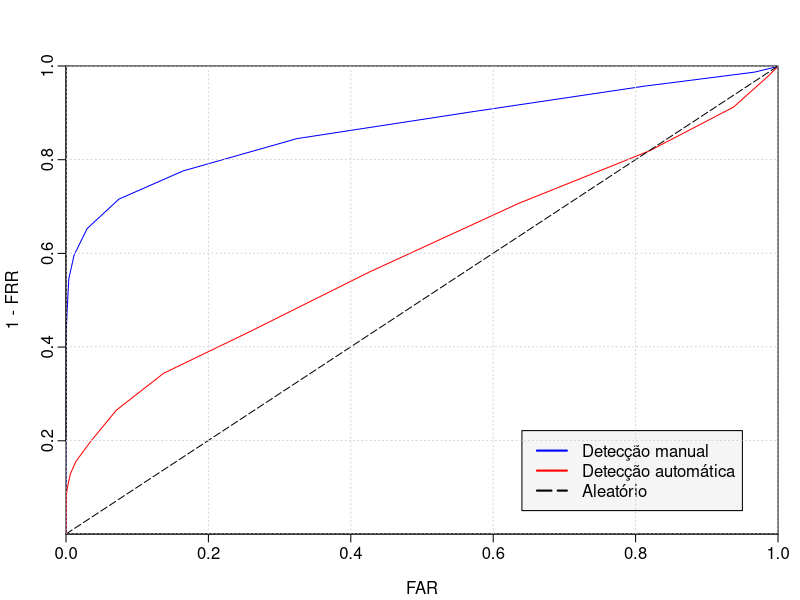

This chart was generated by the following R code:
#!/usr/bin/env Rscript
args = commandArgs(trailingOnly=TRUE)
far <- scan("true/far.txt")
frr <- scan("true/frr.txt")
pdf(file="roc.pdf")
par(mgp=c(2.2,0.45,0), tcl=-0.4, mar=c(3.3,3.3,3.3,1.1))
plot(far, 1 - frr, xlab="FAR", ylab="1 - FRR", col="blue", pch=16, type="l", xaxs="i", yaxs="i")
par(new = TRUE)
far <- scan("automatic/far.txt")
frr <- scan("automatic/frr.txt")
plot(far, 1 - frr, type='l', pch=16, col="red", axes = FALSE, ann = FALSE, xaxs="i", yaxs="i")
par(new = TRUE)
plot(c(0:1.0), c(0:1.0), type='l', pch=16, col="black", lty = 5, axes = FALSE, ann = FALSE, xaxs="i", yaxs="i")
legend("bottomright", inset=.05, cex = 1, c("Detecção manual", "Detecção automática", "Aleatório"), lty=c(1,1,5), lwd=c(2,2,2), col=c("blue", "red", "black"), bg="grey96")
grid(col = "lightgray", lty = "dotted", lwd = par("lwd"), equilogs = TRUE)
dev.off()
